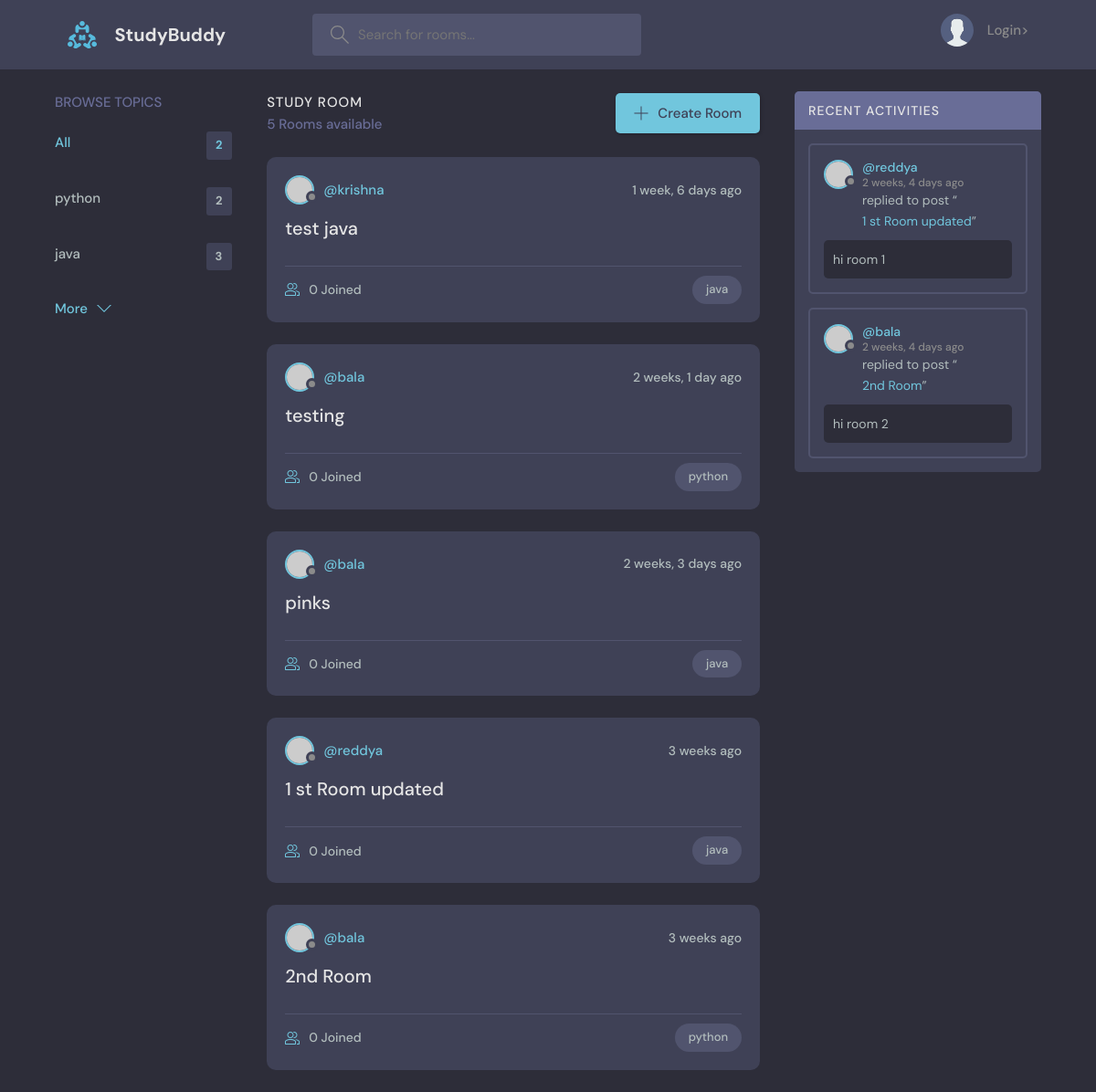
/, run on an earlier commit of the app's database.
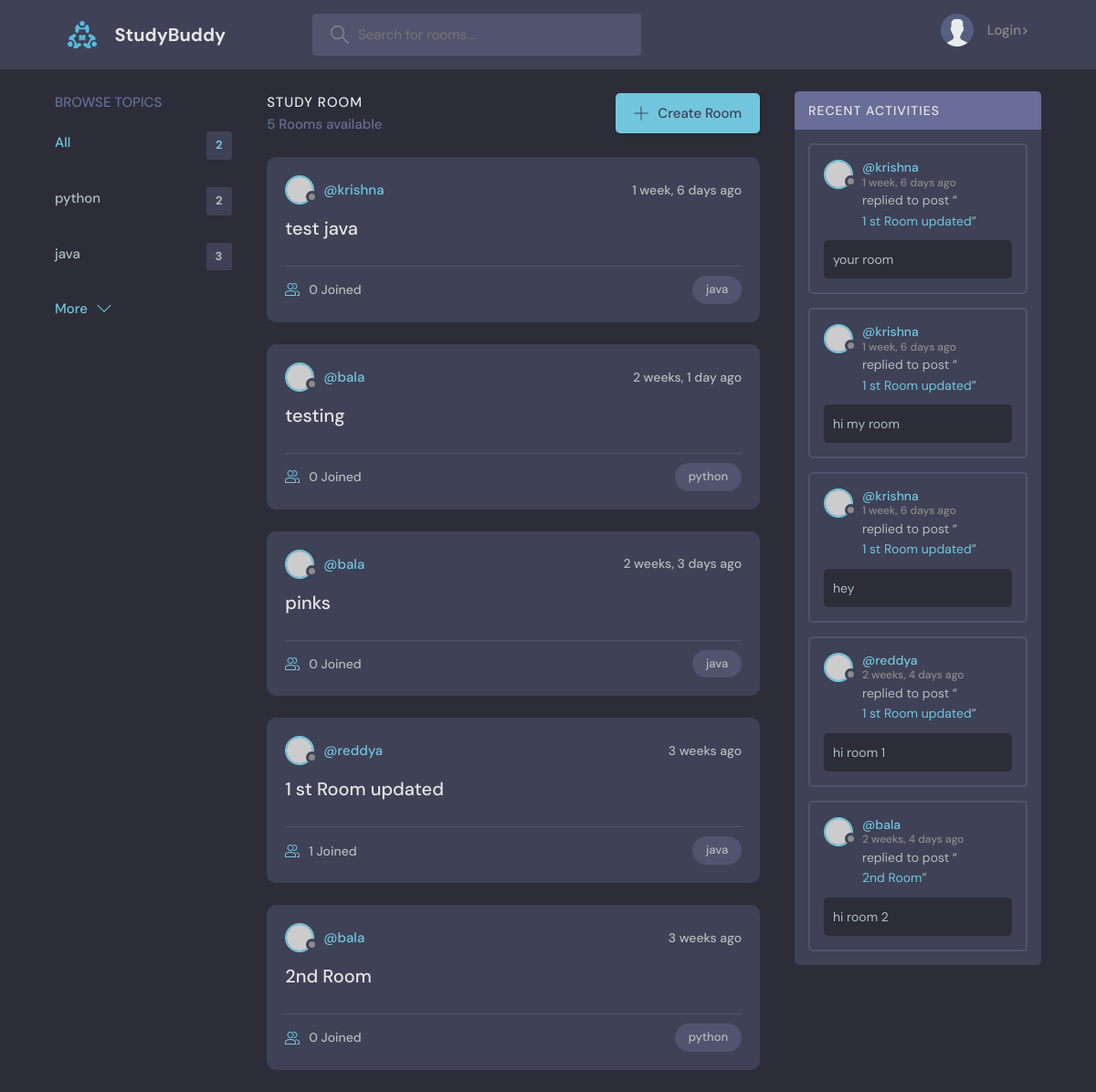
And on a later commit of the database.
### base/models.py (models this page shows, shortened)
class Topic(models.Model):
    name = models.CharField(max_length=100)

class Room(models.Model):
    host = models.ForeignKey(User,on_delete=models.SET_NULL,null=True)
    topic = models.ForeignKey(Topic,on_delete=models.SET_NULL,null=True)
    name = models.CharField(max_length=200)
    description = models.TextField(null=True,blank=True)
    participants = models.ManyToManyField(User,related_name='participants',blank=True)
    updated = models.DateTimeField(auto_now=True)
    created = models.DateTimeField(auto_now_add=True)
    class Meta:
        ordering = [ '-updated','created']
    def __str__(self):
        return self.name

class  Message(models.Model):
    user = models.ForeignKey(User,on_delete=models.CASCADE)
    room = models.ForeignKey(Room,on_delete=models.CASCADE)
    body = models.TextField()
    updated = models.DateTimeField(auto_now=True)
    created = models.DateTimeField(auto_now_add=True)
    class Meta:
        ordering = [ '-updated','-created']

### base/views.py (the view)
# urls.py: path('',view=views.home,name='home'),
def home(request):
    q = request.GET.get('q','')
    rooms = Room.objects.filter(Q(topic__name__icontains=q)|
    Q(name__icontains=q)|
    Q(description__icontains=q))
    room_count = rooms.count()
    topics = Topic.objects.all()
    room_msg = Message.objects.filter(Q(room__topic__name__icontains=q))
    context = { 'rooms':rooms,'topics':topics,'room_count':room_count,'room_msg':room_msg}
    return render(request,'base/home.html',context)

### base/templates/base/home.html (shortened to what this page needs)
{% extends 'main.html' %}
  {% block content%}
    <main class="layout layout--3">
      <div class="container">
           {% include 'base/topics_component.html'%}
        <div class="roomList">
          <div class="roomList__header">
            <div>
              <h2>Study Room</h2>
              <p>{{room_count}} Rooms available</p>
            </div>
            <a class="btn btn--main" href="{% url 'create-room'%}">
              <svg version="1.1" xmlns="http://www.w3.org/2000/svg" width="32" height="32" viewBox="0 0 32 32">
                <title>add</title>
                <path
                  d="M16.943 0.943h-1.885v14.115h-14.115v1.885h14.115v14.115h1.885v-14.115h14.115v-1.885h-14.115v-14.115z"
                ></path>
              </svg>
              Create Room
            </a>
          </div>
             {% include 'base/feed_component.html'%}
        </div>
      {% include 'base/activity_component.html' %}
      </div>
    </main>
   {% endblock content%}

### base/templates/base/topics_component.html
<div class="topics">
  <div class="topics__header">
    <h2>Browse Topics</h2>
  </div>
  <ul class="topics__list">
    <li>
      <a href="{% url 'home'%}" class="active"
        >All <span>{{topics.count}}</span></a
      >
    </li>
    {% for topic in topics%}
    <li>
      <a href="{% url 'home' %}?q={{topic.name}}"
        >{{topic.name}}<span>{{topic.room_set.all.count}}</span></a
      >
    </li>
    {% endfor%}
  </ul>
  <a class="btn btn--link" href="{% url 'topics'%}">
    More
    <svg
      version="1.1"
      xmlns="http://www.w3.org/2000/svg"
      width="32"
      height="32"
      viewBox="0 0 32 32"
    >
      <title>chevron-down</title>
      <path d="M16 21l-13-13h-3l16 16 16-16h-3l-13 13z"></path>
    </svg>
  </a>
</div>

### base/templates/base/feed_component.html (shortened to what this page needs)
{% for room in rooms %}
<div class="roomListRoom">
  <div class="roomListRoom__header">
    <a href="{% url 'user-profile' room.host.id%}" class="roomListRoom__author">
      <div class="avatar avatar--small">
        <img src="https://randomuser.me/api/portraits/women/11.jpg" />
      </div>
      <span>@{{room.host.username}}</span>
    </a>
    <div class="roomListRoom__actions">
      <span>{{room.created | timesince}}  ago</span>
    </div>
  </div>
  <div class="roomListRoom__content">
    <a href="{% url 'room' room.id %}">{{room.name}}</a>
  </div>
  <div class="roomListRoom__meta">
    <a href="{% url 'room' room.id %}" class="roomListRoom__joined">
      {{room.participants.all.count}} Joined
    </a>
    <p class="roomListRoom__topic">{{room.topic.name}}</p>
  </div>
</div>
{% endfor %}

### base/templates/base/activity_component.html (shortened to what this page needs)
<div class="activities">
  <div class="activities__header">
    <h2>Recent Activities</h2>
  </div>
  {% for message in room_msg%}
  <div class="activities__box">
    <div class="activities__boxHeader roomListRoom__header">
      <a
        href="{% url 'user-profile' message.user.id %}"
        class="roomListRoom__author"
      >
        <div class="avatar avatar--small">
          <img src="https://randomuser.me/api/portraits/women/11.jpg" />
        </div>
        <p>
          @{{message.user}}
          <span>{{message.created | timesince }} ago</span>
        </p>
      </a>
    </div>
    <div class="activities__boxContent">
      <p>replied to post “<a href="{% url 'room' message.room.id %}">{{message.room}}</a>”</p>
      <div class="activities__boxRoomContent">{{message.body}}</div>
    </div>
  </div>
  {% endfor %}
</div>

What changed in the data, as far as the page shows it:
computed for Room "1 st Room updated": participants.all.count "0" → "1"
added Message: user "krishna", created "1 week, 6 days", room "1 st Room updated", body "your room"
added Message: user "krishna", created "1 week, 6 days", room "1 st Room updated", body "hi my room"
added Message: user "krishna", created "1 week, 6 days", room "1 st Room updated", body "hey"
